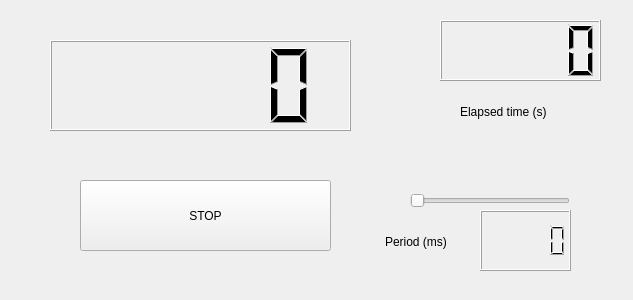
<?xml version="1.0" encoding="UTF-8"?>
<ui version="4.0">
 <class>Counter</class>
 <widget class="QWidget" name="Counter">
  <property name="geometry">
   <rect>
    <x>0</x>
    <y>0</y>
    <width>633</width>
    <height>300</height>
   </rect>
  </property>
  <property name="windowTitle">
   <string>Counter</string>
  </property>
  <widget class="QPushButton" name="button">
   <property name="geometry">
    <rect>
     <x>80</x>
     <y>180</y>
     <width>251</width>
     <height>71</height>
    </rect>
   </property>
   <property name="text">
    <string>STOP</string>
   </property>
  </widget>
  <widget class="QLCDNumber" name="lcdNumber">
   <property name="geometry">
    <rect>
     <x>50</x>
     <y>40</y>
     <width>301</width>
     <height>91</height>
    </rect>
   </property>
  </widget>
  <widget class="QLCDNumber" name="lcdNumber_2">
   <property name="geometry">
    <rect>
     <x>440</x>
     <y>20</y>
     <width>161</width>
     <height>61</height>
    </rect>
   </property>
  </widget>
  <widget class="QLabel" name="label">
   <property name="geometry">
    <rect>
     <x>460</x>
     <y>100</y>
     <width>131</width>
     <height>24</height>
    </rect>
   </property>
   <property name="text">
    <string>Elapsed time (s)</string>
   </property>
  </widget>
  <widget class="QSlider" name="horizontalSlider">
   <property name="geometry">
    <rect>
     <x>410</x>
     <y>185</y>
     <width>160</width>
     <height>31</height>
    </rect>
   </property>
   <property name="orientation">
    <enum>Qt::Horizontal</enum>
   </property>
  </widget>
  <widget class="QLabel" name="label_2">
   <property name="geometry">
    <rect>
     <x>385</x>
     <y>230</y>
     <width>101</width>
     <height>24</height>
    </rect>
   </property>
   <property name="text">
    <string>Period (ms)</string>
   </property>
  </widget>
  <widget class="QLCDNumber" name="lcdNumber_3">
   <property name="geometry">
    <rect>
     <x>480</x>
     <y>210</y>
     <width>91</width>
     <height>61</height>
    </rect>
   </property>
  </widget>
 </widget>
 <resources/>
 <connections/>
</ui>
